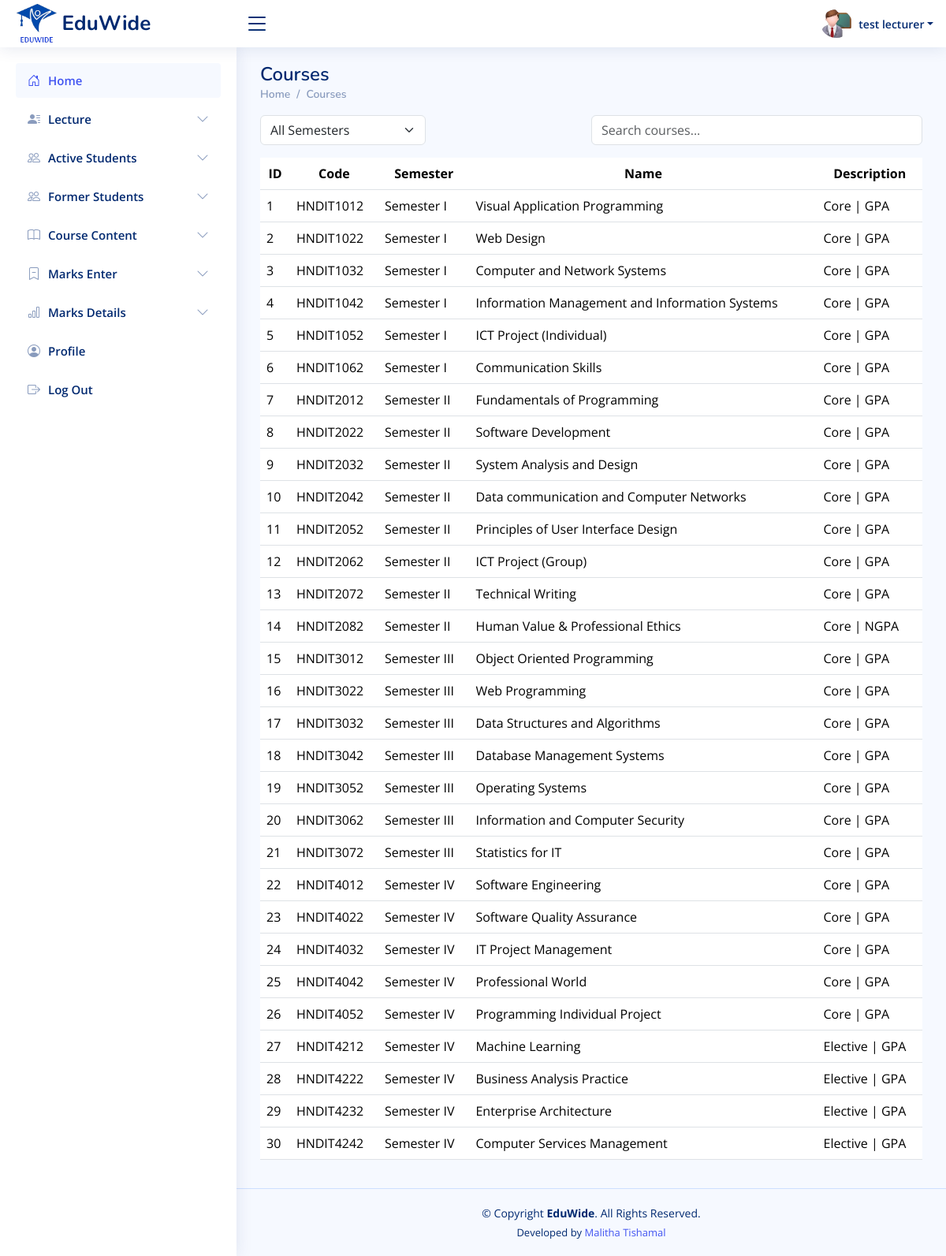
The page /lectures/pages-courses.php (signed in) on the database its author committed.
### tables this page shows
CREATE TABLE `lectures` (
  `id` int(11) NOT NULL,
  `username` varchar(255) NOT NULL,
  `nic` varchar(20) NOT NULL,
  `email` varchar(255) NOT NULL,
  `mobile` varchar(15) DEFAULT NULL,
  `linkedin` varchar(200) NOT NULL,
  `blog` varchar(200) NOT NULL,
  `github` varchar(200) NOT NULL,
  `facebook` varchar(200) NOT NULL,
  `password` varchar(255) NOT NULL,
  `profile_picture` varchar(255) DEFAULT 'uploads/profile_pictures/default.png',
  `created_at` timestamp NOT NULL DEFAULT current_timestamp(),
  `status` varchar(20) DEFAULT 'pending',
  `last_login` datetime DEFAULT NULL
);

CREATE TABLE `subjects` (
  `id` int(11) NOT NULL,
  `semester` varchar(50) DEFAULT NULL,
  `code` varchar(20) DEFAULT NULL,
  `name` varchar(255) DEFAULT NULL,
  `description` varchar(255) DEFAULT NULL
);

### lectures/pages-courses.php (the view, shortened to what this page needs)
<?php
require_once '../includes/db-conn.php';
$user_id = $_SESSION['lecturer_id'];
$sql = "SELECT * FROM lectures WHERE id = ?";
$stmt = $conn->prepare($sql);
$stmt->bind_param("i", $user_id);
$stmt->execute();
$result = $stmt->get_result();
$user = $result->fetch_assoc();
$sql = "SELECT * FROM subjects";
$result = $conn->query($sql);
?>
<!DOCTYPE html>
<html lang="en">
<head>
    <?php include_once("../includes/css-links-inc.php"); ?>
</head>
<body>
    <?php include_once("../includes/header.php") ?>
    <?php include_once("../includes/lectures-sidebar.php") ?>
    <main id="main" class="main">
        <div class="pagetitle">
            <h1>Courses</h1>
            <nav>
                <ol class="breadcrumb">
                    <li class="breadcrumb-item"><a href="">Home</a></li>
                    <li class="breadcrumb-item"><a href="">Courses</a></li>
                </ol>
            </nav>
        </div>
        <section class="section">
            <div class="d-flex justify-content-between mb-3">
                <select id="semesterFilter" class="form-select w-25">
                    <option value="">All Semesters</option>
                </select>
                        <input type="text" id="searchInput" class="form-control w-50" placeholder="Search courses...">
            </div>
            <table id="courseDataTable" class="table ">
                <thead class="align-middle text-center">
                    <tr>
                        <th>ID</th>
                        <th>Code</th>
                        <th>Semester</th>
                        <th>Name</th>
                        <th>Description</th>
                    </tr>
                </thead>
                <tbody id="courseTable">
                    <?php
                    if ($result->num_rows > 0) {
                        while ($row = $result->fetch_assoc()) {
                            echo "<tr>";
                            echo "<td>" . $row['id'] . "</td>";
                            echo "<td>" . $row['code'] . "</td>";
                            echo "<td class='semester'>" . $row['semester'] . "</td>";
                            echo "<td class='course-name'>" . $row['name'] . "</td>";
                            echo "<td>" . $row['description'] . "</td>";
                            echo "</tr>";
                        }
                    } else {
                        echo "<tr><td colspan='6' class='text-center'>No Courses.</td></tr>";
                    }
                    ?>
                </tbody>
            </table>
        </section>
    </main>
    <?php include_once("../includes/footer.php") ?>
</body>
</html>

### includes/header.php (shortened to what this page needs)
<header id="header" class="header fixed-top d-flex align-items-center">
    <div class="d-flex align-items-center justify-content-between">
        <a href="" class="logo d-flex align-items-center">
            <img src="<?php echo $base_url; ?>assets/images/logos/eduwide-logo.png" alt="">
            <span class="d-none d-lg-block">EduWide</span>
        </a>
        <i class="bi bi-list toggle-sidebar-btn"></i>
    </div>
    <nav class="header-nav ms-auto">
        <ul class="d-flex align-items-center">
            <?php
                $profilePic = isset($user['profile_picture']) && $user['profile_picture'] ? $user['profile_picture'] : 'default.png';
            ?>
            <li class="nav-item dropdown pe-3">
                <a class="nav-link nav-profile d-flex align-items-center pe-0" href="#" data-bs-toggle="dropdown">
                   <img id="profilePicture" src="<?php echo $profilePic; ?>" alt="Profile Picture" class="rounded-circle" style="width: 40px !important; height: 40px !important; object-fit: cover;">
                    <span class="d-none d-md-block dropdown-toggle ps-2"><?php echo htmlspecialchars($user['username']); ?></span>
                </a>
            </li>
        </ul>
    </nav>
</header>

### assets/css/style.css (style rules this page uses)
:root { scroll-behavior: smooth; }
body { font-family: "Open Sans", sans-serif; background: #f6f9ff; color: #444444; }
a { color: #4154f1; text-decoration: none; }
h1, h2, h3, h4, h5, h6 { font-family: "Nunito", sans-serif; }
#main { margin-top: 60px; padding: 20px 30px; transition: all 0.3s; }
.pagetitle { margin-bottom: 10px; }
.pagetitle h1 { font-size: 24px; margin-bottom: 0; font-weight: 600; color: #012970; }
.breadcrumb { font-size: 14px; font-family: "Nunito", sans-serif; color: #899bbd; font-weight: 600; }
.breadcrumb a { color: #899bbd; transition: 0.3s; }
.breadcrumb .breadcrumb-item::before { color: #899bbd; }
.logo { line-height: 1; }
@media (min-width: 1200px) { .logo { width: 280px; } }
.logo img { max-height: 50px; margin-right: 6px; }
.logo span { font-size: 26px; font-weight: 700; color: #012970; font-family: "Nunito", sans-serif; }
.header { transition: all 0.5s; z-index: 997; height: 60px; box-shadow: 0px 2px 20px rgba(1, 41, 112, 0.1); background-color: #fff; padding-left: 20px; }
.header .toggle-sidebar-btn { font-size: 32px; padding-left: 10px; cursor: pointer; color: #012970; }
.header-nav ul { list-style: none; }
.header-nav>ul { margin: 0; padding: 0; }
.header-nav .nav-profile { color: #012970; }
.header-nav .nav-profile img { max-height: 36px; }
.header-nav .nav-profile span { font-size: 14px; font-weight: 600; }
@media (min-width: 1200px) { #main, #footer { margin-left: 300px; } }

### rows shown on the page
lectures: profile_picture (placeholder picture), username "test lecturer"
subjects: id "1", code "HNDIT1012", semester "Semester I", name "Visual Application Programming", description "Core | GPA"
subjects: id "2", code "HNDIT1022", semester "Semester I", name "Web Design", description "Core | GPA"
subjects: id "3", code "HNDIT1032", semester "Semester I", name "Computer and Network Systems", description "Core | GPA"
subjects: id "4", code "HNDIT1042", semester "Semester I", name "Information Management and Information Systems", description "Core | GPA"
subjects: id "5", code "HNDIT1052", semester "Semester I", name "ICT Project (Individual)", description "Core | GPA"
subjects: id "6", code "HNDIT1062", semester "Semester I", name "Communication Skills", description "Core | GPA"
subjects: id "7", code "HNDIT2012", semester "Semester II", name "Fundamentals of Programming", description "Core | GPA"
subjects: id "8", code "HNDIT2022", semester "Semester II", name "Software Development", description "Core | GPA"
subjects: id "9", code "HNDIT2032", semester "Semester II", name "System Analysis and Design", description "Core | GPA"
subjects: id "10", code "HNDIT2042", semester "Semester II", name "Data communication and Computer Networks", description "Core | GPA"
subjects: id "11", code "HNDIT2052", semester "Semester II", name "Principles of User Interface Design", description "Core | GPA"
subjects: id "12", code "HNDIT2062", semester "Semester II", name "ICT Project (Group)", description "Core | GPA"
subjects: id "13", code "HNDIT2072", semester "Semester II", name "Technical Writing", description "Core | GPA"
subjects: id "14", code "HNDIT2082", semester "Semester II", name "Human Value & Professional Ethics", description "Core | NGPA"
subjects: id "15", code "HNDIT3012", semester "Semester III", name "Object Oriented Programming", description "Core | GPA"
subjects: id "16", code "HNDIT3022", semester "Semester III", name "Web Programming", description "Core | GPA"
subjects: id "17", code "HNDIT3032", semester "Semester III", name "Data Structures and Algorithms", description "Core | GPA"
subjects: id "18", code "HNDIT3042", semester "Semester III", name "Database Management Systems", description "Core | GPA"
subjects: id "19", code "HNDIT3052", semester "Semester III", name "Operating Systems", description "Core | GPA"
subjects: id "20", code "HNDIT3062", semester "Semester III", name "Information and Computer Security", description "Core | GPA"
subjects: id "21", code "HNDIT3072", semester "Semester III", name "Statistics for IT", description "Core | GPA"
subjects: id "22", code "HNDIT4012", semester "Semester IV", name "Software Engineering", description "Core | GPA"
subjects: id "23", code "HNDIT4022", semester "Semester IV", name "Software Quality Assurance", description "Core | GPA"
subjects: id "24", code "HNDIT4032", semester "Semester IV", name "IT Project Management", description "Core | GPA"
subjects: id "25", code "HNDIT4042", semester "Semester IV", name "Professional World", description "Core | GPA"
subjects: id "26", code "HNDIT4052", semester "Semester IV", name "Programming Individual Project", description "Core | GPA"
subjects: id "27", code "HNDIT4212", semester "Semester IV", name "Machine Learning", description "Elective | GPA"
subjects: id "28", code "HNDIT4222", semester "Semester IV", name "Business Analysis Practice", description "Elective | GPA"
subjects: id "29", code "HNDIT4232", semester "Semester IV", name "Enterprise Architecture", description "Elective | GPA"
subjects: id "30", code "HNDIT4242", semester "Semester IV", name "Computer Services Management", description "Elective | GPA"
